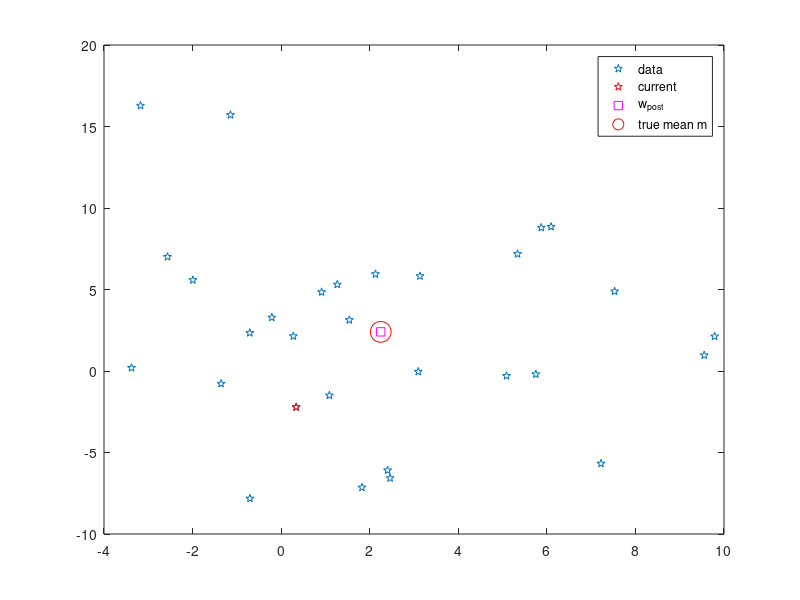

Reproduce this figure in MATLAB.
% This is a MATLAB script for the 
% CLPS1520 lecture on color images 

% Other m-files required: none
% Subfunctions: none
% MAT-files required: none
% Author: Thomas Serre 
% Brown University
% CLPS Department
% email: Thomas_Serre@Brown.edu
% Website: http://serre-lab.clps.brown.edu
% February 2014; 

%% Learn the mean in 1D
clear all;

% Initialize variables
x = 2+5*randn(1,10);
w   = 0;
n   = length(x);
ind = randperm(n); %% randomize the presentation order

% True mean 
m   = mean(x); %% sample mean for comparison

% Algorithm starts
for t = 1:n
    plot(x, zeros(size(x)), 'p', x(ind(t)), 0, 'pr', w, 0, 'sm', m, 0, 'or', 'MarkerSize', 15);
    legend('data', 'current', 'w_{pre}', 'true mean m')
    pause;
    
    dw = 1/t * (x(ind(t))-w); %% compute update
    w  = w + dw; %% update w
    
    plot(x, zeros(size(x)), 'p', x(ind(t)), 0, 'pr', w, 0, 'sm', m, 0, 'or', 'MarkerSize', 15);
    legend('data', 'current', 'w_{post}', 'true mean m')
    pause;
end


%% Learn the mean in 2D
clear all;

% Initialize variables
x   = 2+5*randn(2,30);
w   = zeros(2,1);
n   = size(x,2);
ind = randperm(n); %% randomize the presentation order

% True mean 
m   = mean(x,2); %% sample mean for comparison

% Algorithm starts
for t = 1:n
    plot(x(1,:), x(2,:), 'p', x(1,ind(t)), x(2,ind(t)), 'pr', w(1), w(2), 'sm', m(1), m(2), 'or', 'MarkerSize', 15);
    legend('data', 'current', 'w_{pre}', 'true mean m')
    pause;
    
    dw = 1/t * (x(:,ind(t))-w); %% compute update
    w  = w + dw; %% update w
    
    plot(x(1,:), x(2,:), 'p', x(1,ind(t)), x(2,ind(t)), 'pr', w(1), w(2), 'sm', m(1), m(2), 'or', 'MarkerSize', 15);
    legend('data', 'current', 'w_{post}', 'true mean m')
    pause;
end



